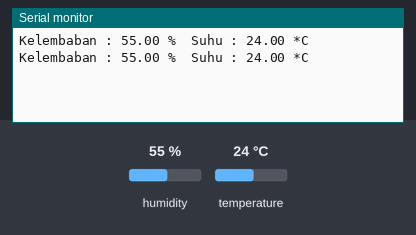
Bench run of a sketch on a simulated Arduino Uno, built with avr-gcc and run on an emulated ATmega328P. Shown: the last lines printed to the serial monitor. The test bench sets the inputs (shaded band); at power-on: humidity 55 %, temperature 24 °C.

Above: at 2.8 s.
2.9 s: humidity set to 22 %
At 5.3 s:
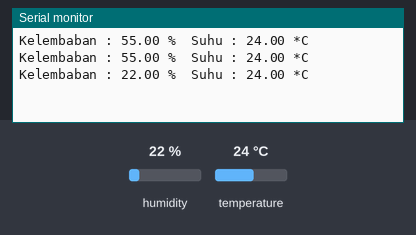
5.6 s: temperature set to 12 °C
At 6.8 s:
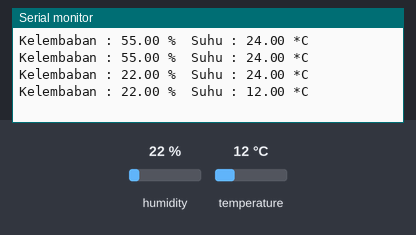
8.3 s: humidity set to 40 %
At 11.6 s:
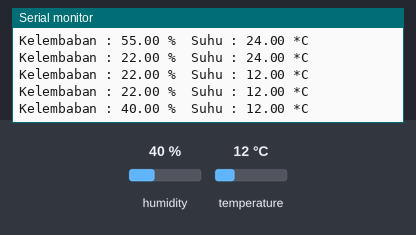
Timing chart, 0 to 13.1 s (numbered marks = the images above; inputs shaded):
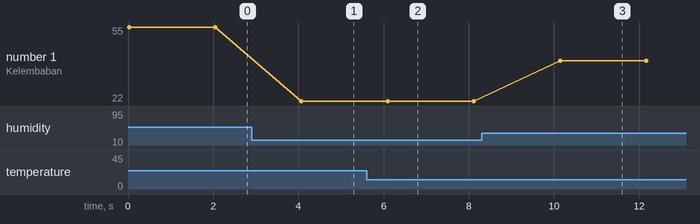

Measured:
- after the input at 2.9 s, the serial monitor: prints a new line after 1.2 s (image 1)
- after the input at 5.6 s, the serial monitor: prints a new line after 0.50 s (image 2)
- after the input at 8.3 s, the serial monitor: prints a new line after 1.8 s (image 3)
- plotted number 1: 55 → 22 after the input at 2.9 s, 22 → 40 after the input at 8.3 s

The sketch:

Dht11.ino
```cpp
/*********************************
 * Monitoring Suhu Kelembaban
 * Sensor : DHT11
 * Board  : Arduino UNO
 * Output : Serial (9600)
 * DATA : 0, 1, 2, 3, 4, 5, 6, 7, 8, 9, 10, 11, 12, 13
 * Recommended pin use: 7
 *********************************/

#include <DHT.h> //library DHT

// pilih salah satu pin untuk koneksi sensor
// jika menggunakan pin 0 & 1, maka serial monitor tidak bisa digunakan
// #define DHTPIN 0
// #define DHTPIN 1

// #define DHTPIN 2
// #define DHTPIN 3
// #define DHTPIN 4
// #define DHTPIN 5
// #define DHTPIN 6
#define DHTPIN 7
// #define DHTPIN 8
// #define DHTPIN 9
// #define DHTPIN 10
// #define DHTPIN 11
// #define DHTPIN 12
// #define DHTPIN 13

#define DHTTYPE DHT11     // tipe sensor DHT11
DHT dht(DHTPIN, DHTTYPE); // set sensor + koneksi pin

float humi, temp; // deklarasi variabel

void setup()
{
  Serial.begin(9600); // set baudrate
  dht.begin();        // inisialisasi sensor
}

void loop()
{
  humi = dht.readHumidity();    // baca kelembaban
  temp = dht.readTemperature(); // baca suhu

  // cek apakah sensor terhubung
  if (isnan(humi) || isnan(temp))
  {
    Serial.println("Sensor tidak terhubung!");
    return;
  }

  // tampilkan data ke serial monitor
  Serial.print("Kelembaban : ");
  Serial.print(humi);
  Serial.print(" %\t");
  Serial.print("Suhu : ");
  Serial.print(temp);
  Serial.println(" *C ");
  delay(2000);
}
```
